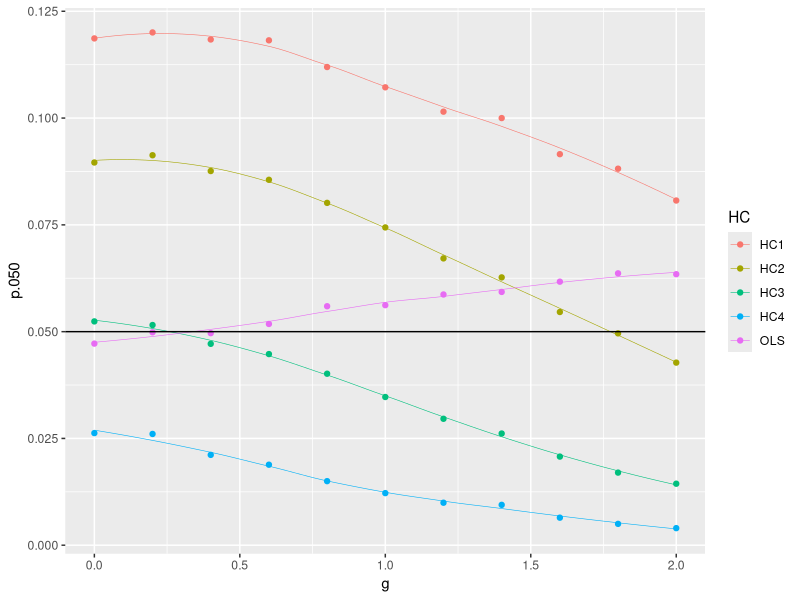
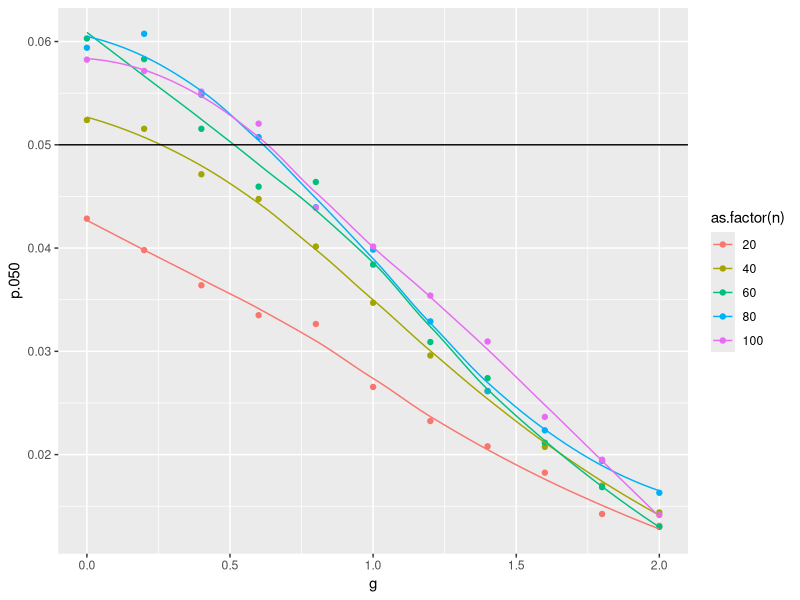
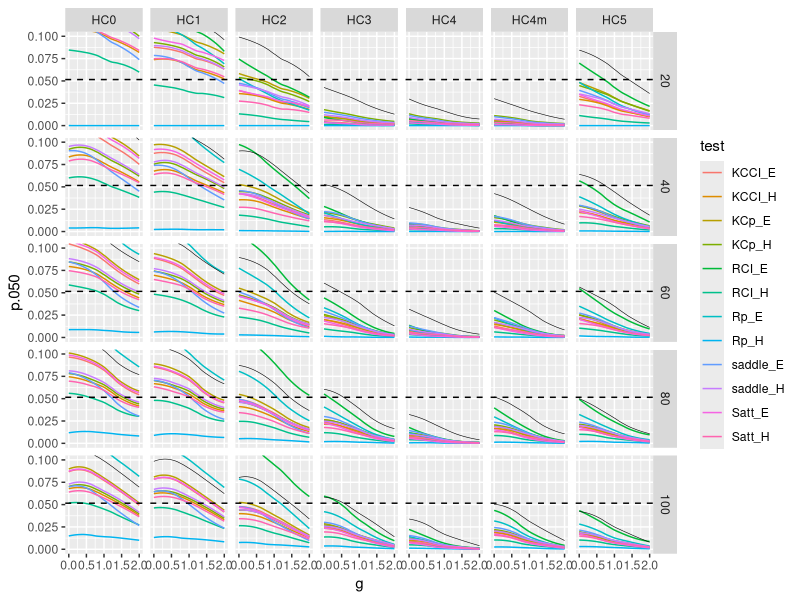
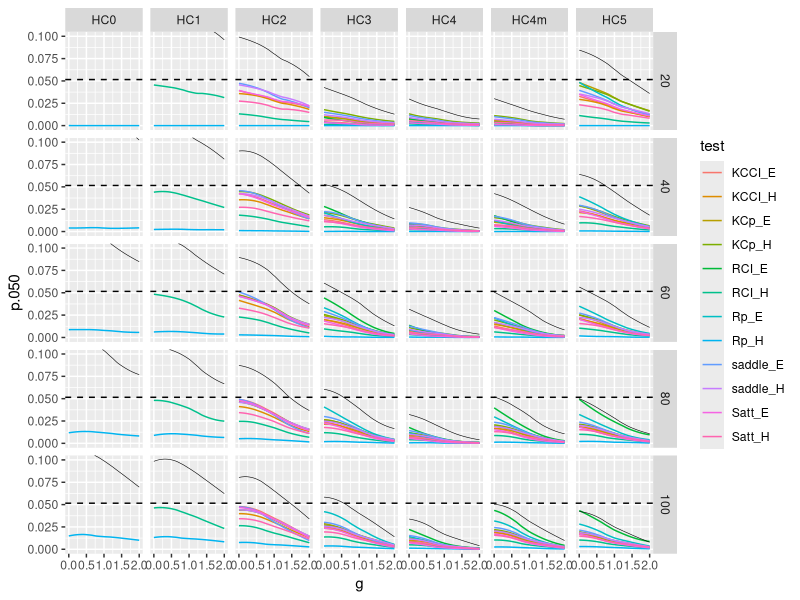
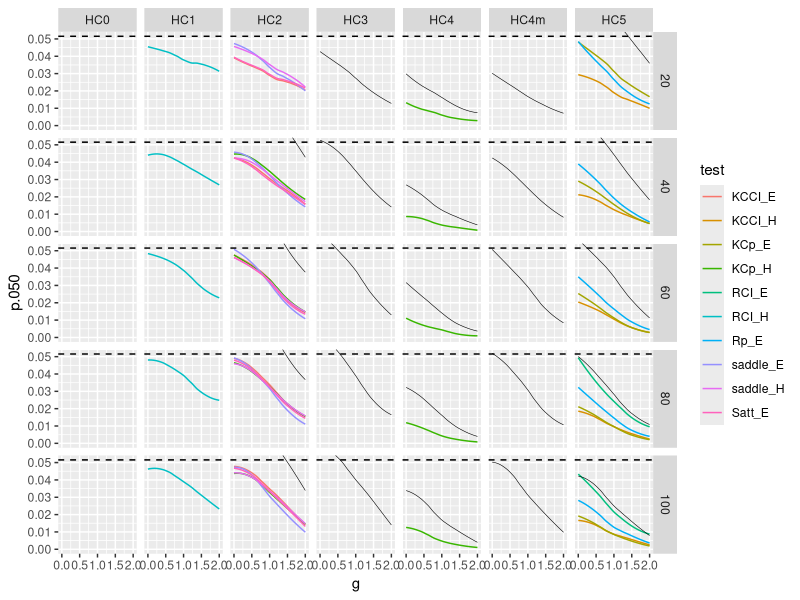
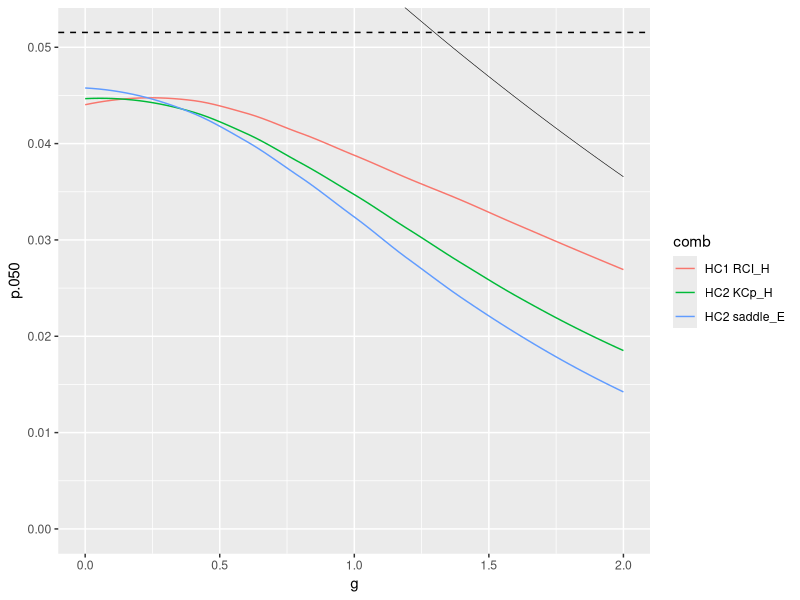
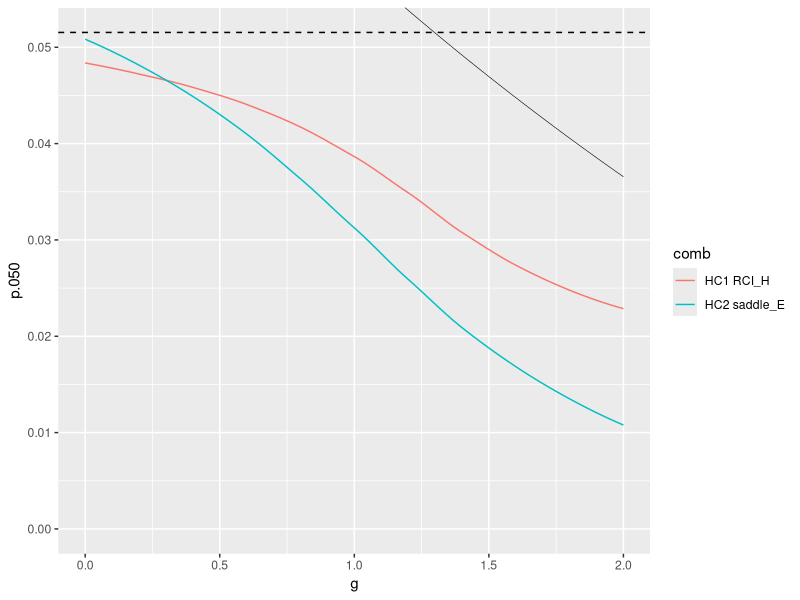
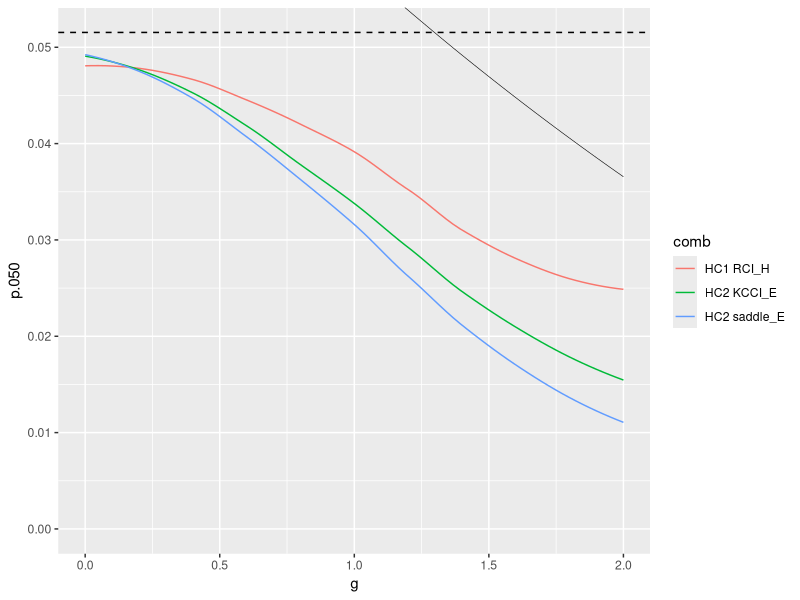

R code for these plots, in order:
rm(list = ls())

library(dplyr)
library(ggplot2)

df <- read.csv("Results/MacKinnon/20161016.csv")

df <- filter(df, !(HC == "OLS" & test %in% levels(df$test)[-5]))

MCSE <- function(a, k = 20000) sqrt((a * (1-a))/k)

#-------------------------------
# MacKinnon Plots
#-------------------------------

filter(df, n == 40, test == "naive", criterion == "size", coef == "x4", HC %in% c("HC1", "HC2", "HC3", "HC4", "OLS")) %>%
  ggplot(aes(x = g,
             y = p.050,
             color = HC)) +
  geom_point() + 
  geom_smooth(method = "loess", size = .2, se = F) +
  geom_hline(yintercept = .05)


filter(df, test == "naive", criterion == "size", coef == "x4", HC == "HC3") %>%
  ggplot(aes(x = g,
             y = p.050,
             color = as.factor(n))) +
  geom_point() + 
  geom_smooth(method = "loess", size = .5, se = F) +
  geom_hline(yintercept = .05)


#-------------------------------
# g by .005, HC ~ n, color = test
#-------------------------------

pv <- .050
filter(df, HC != "OLS", test != "naive") %>%
  ggplot(aes(x = g,
             y = p.050,
             color = test)) +
  #geom_point() + 
  geom_smooth(method = "loess", size = .5, se = F) +
  geom_hline(yintercept = pv + MCSE(pv),
             linetype = "dashed") +
  # geom_hline(yintercept = pv) +
  facet_grid(n ~ HC) +
#   geom_smooth(data = filter(df, HC == "OLS") %>% select(-HC),
#               color = "black",
#               linetype = "dashed",
#               size = .2, 
#               se = F) +
  geom_smooth(data = filter(df, HC != "OLS" & test == "naive"),
              color = "black",
              size = .2, 
              se = F) -> fig1

fig1 + coord_cartesian(ylim = c(0, 2*pv))

filter(df, HC != "OLS", test != "naive") %>%
  group_by(HC, test, n) %>%
  mutate(excl = prod(p.050 < pv + MCSE(pv))) %>%
  filter(excl == 1) %>%
  ggplot(aes(x = g,
             y = p.050,
             color = test)) +
  geom_smooth(method = "loess", size = .5, se = F) +
  geom_hline(yintercept = pv + MCSE(pv),
             linetype = "dashed") +
  facet_grid(n ~ HC) +
  geom_smooth(data = filter(df, HC != "OLS" & test == "naive"),
              color = "black",
              size = .2, 
              se = F) -> fig1

fig1 + coord_cartesian(ylim = c(0, 2*pv))

incl <- c("HC1 RCI_H", "HC2 saddle_E", "HC2 saddle_H", "HC2 KCp_H", "HC2 KCCI_E", "HC2 Satt_E",
          "HC4 KCp_H", "HC5 KCCI_H",
          "HC5 KCp_E", "HC5 RCI_E", "HC5 Rp_E")

filter(df, HC != "OLS", test != "naive") %>%
  mutate(comb = paste(HC, test)) %>%
  group_by(HC, test, n) %>%
  mutate(excl = prod(p.050 < pv + MCSE(pv))) %>%
  filter(excl == 1, (comb %in% incl)) %>%
  ggplot(aes(x = g,
             y = p.050,
             color = test)) +
  geom_smooth(method = "loess", size = .5, se = F) +
  geom_hline(yintercept = pv + MCSE(pv),
             linetype = "dashed") +
  facet_grid(n ~ HC) +
  geom_smooth(data = filter(df, HC != "OLS" & test == "naive"),
              color = "black",
              size = .2, 
              se = F) -> fig1

fig1 + coord_cartesian(ylim = c(0, pv + MCSE(pv)))

##############
# n = 20
##############
incl <- c("HC1 RCI_H", "HC2 saddle_E", "HC2 saddle_H", "HC2 KCp_H",
          "HC5 KCp_E", "HC5 RCI_E", "HC5 Rp_E")

filter(df, HC != "OLS", test != "naive", n == 20) %>%
  mutate(comb = paste(HC, test)) %>%
  group_by(HC, test, n) %>%
  mutate(excl = prod(p.050 < pv + MCSE(pv))) %>%
  filter(excl == 1, (comb %in% incl)) %>%
  ggplot(aes(x = g,
             y = p.050,
             color = comb)) +
  geom_smooth(method = "loess", size = .5, se = F) +
  geom_hline(yintercept = pv + MCSE(pv),
             linetype = "dashed") +
  geom_smooth(data = filter(df, HC != "OLS" & test == "naive"),
              color = "black",
              size = .2, 
              se = F) -> fig1


##############
# n = 40
##############
incl <- c("HC1 RCI_H", "HC2 saddle_E", "HC2 KCp_H")

filter(df, HC != "OLS", test != "naive", n == 40) %>%
  mutate(comb = paste(HC, test)) %>%
  group_by(HC, test, n) %>%
  mutate(excl = prod(p.050 < pv + MCSE(pv))) %>%
  filter(excl == 1, (comb %in% incl)) %>%
  ggplot(aes(x = g,
             y = p.050,
             color = comb)) +
  geom_smooth(method = "loess", size = .5, se = F) +
  geom_hline(yintercept = pv + MCSE(pv),
             linetype = "dashed") +
  geom_smooth(data = filter(df, HC != "OLS" & test == "naive"),
              color = "black",
              size = .2, 
              se = F) -> fig1

fig1 + coord_cartesian(ylim = c(0, pv + MCSE(pv)))


##############
# n = 60
##############
incl <- c("HC1 RCI_H", "HC2 saddle_E")


filter(df, HC != "OLS", test != "naive", n == 60) %>%
  mutate(comb = paste(HC, test)) %>%
  group_by(HC, test, n) %>%
  mutate(excl = prod(p.050 < pv + MCSE(pv))) %>%
  filter(excl == 1, (comb %in% incl)) %>%
  ggplot(aes(x = g,
             y = p.050,
             color = comb)) +
  geom_smooth(method = "loess", size = .5, se = F) +
  geom_hline(yintercept = pv + MCSE(pv),
             linetype = "dashed") +
  geom_smooth(data = filter(df, HC != "OLS" & test == "naive"),
              color = "black",
              size = .2, 
              se = F) -> fig1

fig1 + coord_cartesian(ylim = c(0, pv + MCSE(pv)))

##############
# n = 80
##############
incl <- c("HC1 RCI_H", "HC2 saddle_E", "HC2 KCCI_E")


filter(df, HC != "OLS", test != "naive", n == 80) %>%
  mutate(comb = paste(HC, test)) %>%
  group_by(HC, test, n) %>%
  mutate(excl = prod(p.050 < pv + MCSE(pv))) %>%
  filter(excl == 1, (comb %in% incl)) %>%
  ggplot(aes(x = g,
             y = p.050,
             color = comb)) +
  geom_smooth(method = "loess", size = .5, se = F) +
  geom_hline(yintercept = pv + MCSE(pv),
             linetype = "dashed") +
  geom_smooth(data = filter(df, HC != "OLS" & test == "naive"),
              color = "black",
              size = .2, 
              se = F) -> fig1

fig1 + coord_cartesian(ylim = c(0, pv + MCSE(pv)))

##############
# n = 100
##############
incl <- c("HC1 RCI_H", "HC2 KCCI_E")


filter(df, HC != "OLS", test != "naive", n == 100) %>%
  mutate(comb = paste(HC, test)) %>%
  group_by(HC, test, n) %>%
  mutate(excl = prod(p.050 < pv + MCSE(pv))) %>%
  filter(excl == 1, (comb %in% incl)) %>%
  ggplot(aes(x = g,
             y = p.050,
             color = comb)) +
  geom_smooth(method = "loess", size = .5, se = F) +
  geom_hline(yintercept = pv + MCSE(pv),
             linetype = "dashed") +
  geom_smooth(data = filter(df, HC != "OLS" & test == "naive"),
              color = "black",
              size = .2, 
              se = F) -> fig1

fig1 + coord_cartesian(ylim = c(0, pv + MCSE(pv)))
